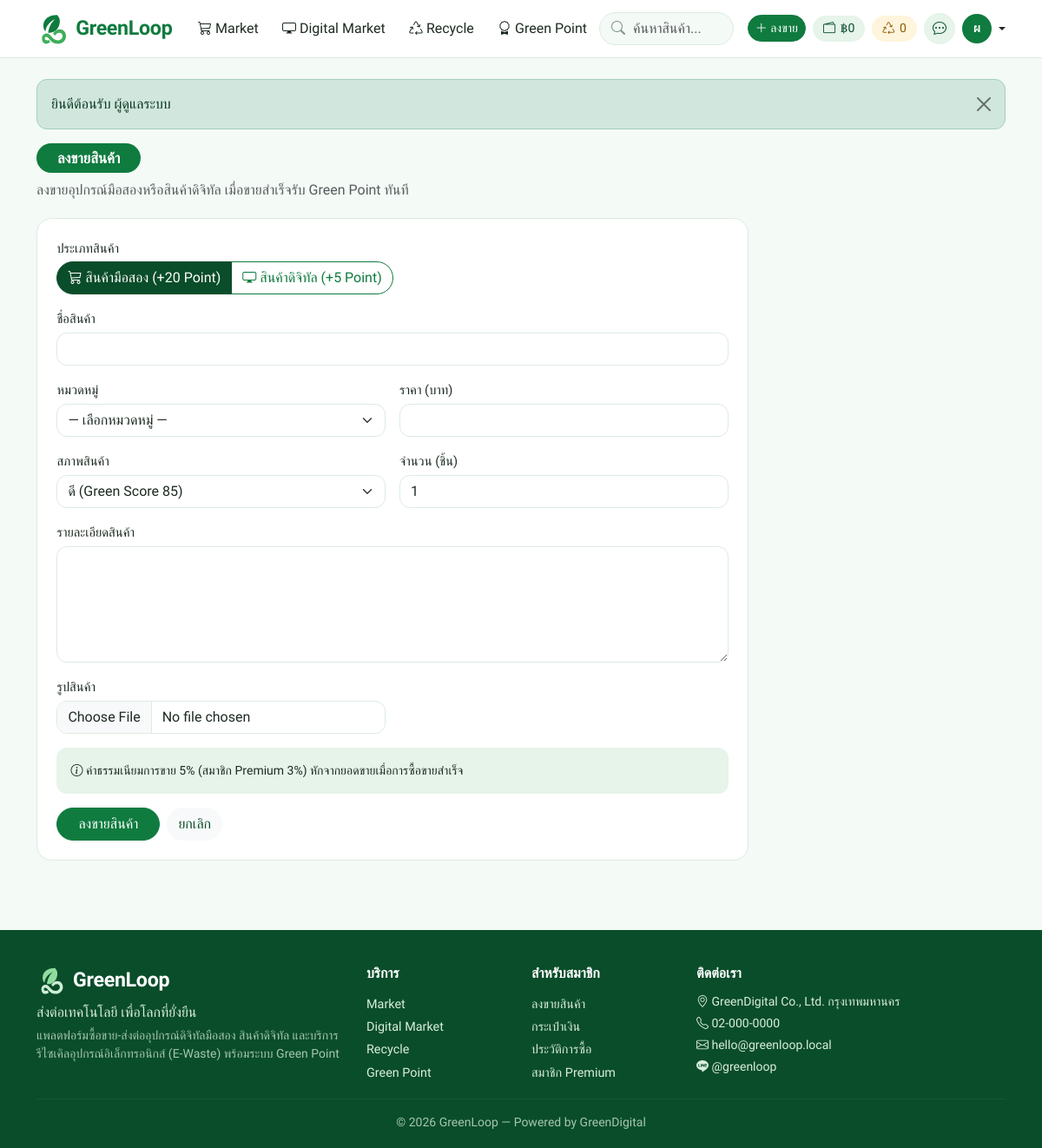
The app's page /sell.php (signed in) with its own data.
### tables this page shows
CREATE TABLE users (
  id INT AUTO_INCREMENT PRIMARY KEY,
  name VARCHAR(100) NOT NULL,
  email VARCHAR(150) NOT NULL UNIQUE,
  password_hash VARCHAR(255) NOT NULL,
  phone VARCHAR(30) NOT NULL DEFAULT '',
  address TEXT,
  avatar VARCHAR(255) DEFAULT NULL,
  role ENUM('user','admin') NOT NULL DEFAULT 'user',
  status ENUM('active','suspended') NOT NULL DEFAULT 'active',
  wallet_balance DECIMAL(12,2) NOT NULL DEFAULT 0,
  green_points INT NOT NULL DEFAULT 0,
  fee_waivers INT NOT NULL DEFAULT 0,
  premium_until DATETIME DEFAULT NULL,
  created_at DATETIME NOT NULL DEFAULT CURRENT_TIMESTAMP
);

CREATE TABLE categories (
  id INT AUTO_INCREMENT PRIMARY KEY,
  name VARCHAR(100) NOT NULL,
  type ENUM('market','digital') NOT NULL,
  icon VARCHAR(50) NOT NULL DEFAULT 'bi-box-seam'
);

### sell.php (the view, shortened to what this page needs)
<?php
require __DIR__ . '/includes/init.php';
$u = require_login();
$isAdmin = $u['role'] === 'admin';
$id = (int) get('id');
$p = $id ? row('SELECT * FROM products WHERE id = ?', [$id]) : null;
$done = $isAdmin && get('from') === 'admin' ? 'admin/products.php' : 'my-products.php';
$form = $p ?: ['type' => in_array(get('type'), ['market', 'digital'], true) ? get('type') : 'market', 'title' => '', 'category_id' => 0, 'price' => '', 'item_condition' => 'good', 'stock' => 1, 'description' => '', 'image' => null, 'file_name' => null];
$cats = rows('SELECT * FROM categories ORDER BY id');
$types = $p ? [$p['type']] : ['market', 'digital'];
$title = $p ? 'แก้ไขสินค้า' : 'ลงขายสินค้า';
require __DIR__ . '/includes/header.php';
echo page_header($title, $p ? '' : 'ลงขายอุปกรณ์มือสองหรือสินค้าดิจิทัล เมื่อขายสำเร็จรับ Green Point ทันที');
?>
<form class="panel" method="post" enctype="multipart/form-data" style="max-width: 820px">
  <?php if (!$p): ?>
  <div class="mb-3">
    <label class="form-label d-block">ประเภทสินค้า</label>
    <div class="btn-group" role="group">
      <label class="btn btn-outline-primary" for="t-market"><i class="bi bi-cart3"></i> สินค้ามือสอง (+<?= POINTS['sell_market'] ?> Point)</label>
      <label class="btn btn-outline-primary" for="t-digital"><i class="bi bi-display"></i> สินค้าดิจิทัล (+<?= POINTS['sell_digital'] ?> Point)</label>
    </div>
  </div>
  <?php endif; ?>
  <div class="row g-3">
    <div class="col-12"><label class="form-label" for="title">ชื่อสินค้า</label><input id="title" class="form-control" name="title" value="<?= e($form['title']) ?>" required maxlength="200"></div>
    <?php foreach ($types as $t): ?>
    <div class="col-md-6" data-for-type="<?= $t ?>"><label class="form-label" for="cat-<?= $t ?>">หมวดหมู่</label>
      <select id="cat-<?= $t ?>" class="form-select" name="category_id" required><option value="">— เลือกหมวดหมู่ —</option>
      </select></div>
    <?php endforeach; ?>
    <div class="col-md-6"><label class="form-label" for="price">ราคา (บาท)</label><input id="price" class="form-control" type="number" name="price" min="1" max="9999999" step="0.01" value="<?= e($form['price']) ?>" required></div>
    <?php if (in_array('market', $types, true)): ?>
    <div class="col-md-6" data-for-type="market"><label class="form-label" for="cond">สภาพสินค้า</label>
      <select id="cond" class="form-select" name="item_condition">
        <?php foreach (CONDITIONS as $k => $c): ?><option value="<?= $k ?>" <?= $form['item_condition'] === $k ? 'selected' : '' ?>><?= $c[0] ?> (Green Score <?= $c[1] ?>)</option><?php endforeach; ?>
      </select></div>
    <div class="col-md-6" data-for-type="market"><label class="form-label" for="stock">จำนวน (ชิ้น)</label><input id="stock" class="form-control" type="number" name="stock" min="<?= $p ? 0 : 1 ?>" max="999" value="<?= (int) $form['stock'] ?>"></div>
    <?php endif; ?>
    <div class="col-12"><label class="form-label" for="description">รายละเอียดสินค้า</label><textarea id="description" class="form-control" name="description" rows="5" maxlength="5000"><?= e($form['description']) ?></textarea></div>
    <div class="col-md-6"><label class="form-label" for="image">รูปสินค้า<?= $p ? ' (เว้นว่างหากไม่เปลี่ยน)' : '' ?></label>
      <input id="image" class="form-control" type="file" name="image" accept="image/*" data-preview="#preview">
      <img id="preview" class="mt-2 rounded <?= $form['image'] ? '' : 'd-none' ?>" style="max-height:140px" src="<?= $form['image'] ? e(url($form['image'])) : '' ?>" alt="ตัวอย่างรูปสินค้า"></div>
  </div>
  <div class="alert bg-mint border-0 small mt-3 mb-0"><i class="bi bi-info-circle"></i> ค่าธรรมเนียมการขาย <?= e(setting('commission_rate', 5)) ?>% (สมาชิก Premium <?= e(setting('premium_commission_rate', 3)) ?>%) หักจากยอดขายเมื่อการซื้อขายสำเร็จ</div>
  <div class="mt-3 d-flex gap-2">
    <button class="btn btn-primary px-4"><?= $p ? 'บันทึก' : 'ลงขายสินค้า' ?></button>
    <a class="btn btn-light" href="<?= e(url($done)) ?>">ยกเลิก</a>
  </div>
</form>
<?php require __DIR__ . '/includes/footer.php'; ?>

### includes/header.php (shortened to what this page needs)
<?php
$u = user();
$site = setting('site_name', 'GreenLoop');
$unread = $u ? (int) val('SELECT COUNT(*) FROM messages WHERE receiver_id = ? AND is_read = 0', [$u['id']]) : 0;
$self = basename($_SERVER['SCRIPT_NAME']);
$navType = $self === 'products.php' ? get('type') : '';
?>
<!doctype html>
<html lang="th">
<head>
<link href="https://cdn.jsdelivr.net/npm/bootstrap@5.3.3/dist/css/bootstrap.min.css" rel="stylesheet">
<link href="https://cdn.jsdelivr.net/npm/bootstrap-icons@1.11.3/font/bootstrap-icons.min.css" rel="stylesheet">
<link href="<?= e(url('assets/css/style.css')) ?>?v=1" rel="stylesheet">
</head>
<body>
<nav class="navbar navbar-expand-lg sticky-top gl-nav">
  <div class="container">
    <a class="navbar-brand" href="<?= e(url('index.php')) ?>"><?= logo_html() ?></a>
    <div class="collapse navbar-collapse" id="nav">
      <ul class="navbar-nav me-auto">
        <li class="nav-item"><a class="nav-link <?= $navType === 'market' ? 'active' : '' ?>" href="<?= e(url('products.php?type=market')) ?>"><i class="bi bi-cart3"></i> Market</a></li>
        <li class="nav-item"><a class="nav-link <?= $navType === 'digital' ? 'active' : '' ?>" href="<?= e(url('products.php?type=digital')) ?>"><i class="bi bi-display"></i> Digital Market</a></li>
        <li class="nav-item"><a class="nav-link <?= $self === 'recycle.php' ? 'active' : '' ?>" href="<?= e(url('recycle.php')) ?>"><i class="bi bi-recycle"></i> Recycle</a></li>
        <li class="nav-item"><a class="nav-link <?= $self === 'points.php' ? 'active' : '' ?>" href="<?= e(url('points.php')) ?>"><i class="bi bi-award"></i> Green Point</a></li>
      </ul>
      <form class="nav-search me-lg-3 my-2 my-lg-0" action="<?= e(url('products.php')) ?>" method="get" role="search">
        <i class="bi bi-search"></i>
        <input type="search" name="q" class="form-control" placeholder="ค้นหาสินค้า..." value="<?= $self === 'products.php' ? e(get('q')) : '' ?>" aria-label="ค้นหาสินค้า">
      </form>
      <div class="d-flex align-items-center gap-2 flex-wrap">
      <?php if ($u): ?>
        <a class="btn btn-primary btn-sm" href="<?= e(url('sell.php')) ?>"><i class="bi bi-plus-lg"></i> ลงขาย</a>
        <a class="chip" href="<?= e(url('wallet.php')) ?>" title="กระเป๋าเงิน"><i class="bi bi-wallet2"></i> <?= baht($u['wallet_balance']) ?></a>
        <a class="chip chip-point" href="<?= e(url('points.php')) ?>" title="Green Point"><i class="bi bi-recycle"></i> <?= number_format($u['green_points']) ?></a>
        <a class="icon-btn" href="<?= e(url('chat.php')) ?>" title="แชท"><i class="bi bi-chat-dots"></i><?php if ($unread): ?><span class="dot"><?= $unread ?></span><?php endif; ?></a>
        <div class="dropdown">
          <a class="d-flex align-items-center gap-1 text-decoration-none dropdown-toggle text-dark" href="#" data-bs-toggle="dropdown"><?= avatar_html($u, 34) ?></a>
        </div>
      <?php else: ?>
        <a class="btn btn-outline-primary btn-sm" href="<?= e(url('login.php')) ?>">เข้าสู่ระบบ</a>
        <a class="btn btn-primary btn-sm" href="<?= e(url('register.php')) ?>">สมัครสมาชิก</a>
      <?php endif; ?>
      </div>
    </div>
  </div>
</nav>
<main class="<?= isset($mainClass) ? e($mainClass) : 'container py-4' ?>">
<?php if (!empty($_SESSION['flash'])): ?>
  <div class="<?= isset($mainClass) ? 'container pt-3' : '' ?>">
  <?php foreach ($_SESSION['flash'] as $f): ?>
    <div class="alert alert-<?= e($f[0]) ?> alert-dismissible fade show" role="alert"><?= e($f[1]) ?><button type="button" class="btn-close" data-bs-dismiss="alert" aria-label="ปิด"></button></div>
  <?php endforeach; unset($_SESSION['flash']); ?>
  </div>
<?php endif; ?>

### includes/init.php (shortened to what this page needs)
<?php
function db()
{
    static $pdo = null;
    if ($pdo === null) {
        $c = require ROOT_PATH . '/config.php';
        try {
            $pdo = new PDO(
                "mysql:host={$c['db_host']};port={$c['db_port']};dbname={$c['db_name']};charset=utf8mb4",
                $c['db_user'],
                $c['db_pass'],
                [
                    PDO::ATTR_ERRMODE => PDO::ERRMODE_EXCEPTION,
                    PDO::ATTR_DEFAULT_FETCH_MODE => PDO::FETCH_ASSOC,
                    PDO::ATTR_EMULATE_PREPARES => false,
                ]
            );
            $pdo->exec("SET time_zone = '+07:00'");
        } catch (PDOException $ex) {
            http_response_code(500);
            exit('<h3>เชื่อมต่อฐานข้อมูลไม่ได้</h3><p>กรุณานำเข้าไฟล์ <code>database.sql</code> และตรวจสอบการตั้งค่าใน <code>config.php</code></p>');
        }
    }
    return $pdo;
}
function q($sql, $params = [])
{
    $st = db()->prepare($sql);
    $st->execute($params);
    return $st;
}
function row($sql, $params = [])
{
    $r = q($sql, $params)->fetch();
    return $r ?: null;
}
function rows($sql, $params = [])
{
    return q($sql, $params)->fetchAll();
}
function e($s)
{
    return htmlspecialchars((string) $s, ENT_QUOTES, 'UTF-8');
}
function url($path = '')
{
    return BASE_URL . '/' . ltrim($path, '/');
}
function get($key, $default = '')
{
    return isset($_GET[$key]) && is_string($_GET[$key]) ? trim($_GET[$key]) : $default;
}
function baht($n)
{
    $n = (float) $n;
    return '฿' . number_format($n, floor($n) == $n ? 0 : 2);
}
function setting($name, $default = '')
{
    static $all = null;
    if ($all === null) {
        $all = [];
        foreach (rows('SELECT name, value FROM settings') as $r) {
            $all[$r['name']] = $r['value'];
        }
    }
    return isset($all[$name]) && $all[$name] !== '' ? $all[$name] : $default;
}
function user()
{
    static $u = false;
    if ($u === false) {
        $u = empty($_SESSION['uid']) ? null : row('SELECT * FROM users WHERE id = ?', [$_SESSION['uid']]);
    }
    return $u;
}
function require_login()
{
    if (!user()) {
        $_SESSION['after_login'] = $_SERVER['REQUEST_URI'];
        flash('กรุณาเข้าสู่ระบบก่อนใช้งาน', 'warning');
        redirect('login.php');
    }
    return user();
}
function avatar_html($u, $size = 36)
{
    return '<span class="avatar avatar-text" style="width:' . $size . 'px;height:' . $size . 'px;font-size:' . round($size * .42) . 'px">' . e(mb_substr($u['name'], 0, 1)) . '</span>';
}
function page_header($title, $subtitle = '')
{
    return '<div class="page-head"><h1 class="pill-title">' . e($title) . '</h1>' . ($subtitle ? '<p class="text-muted mb-0 mt-2">' . e($subtitle) . '</p>' : '') . '</div>';
}
function logo_html($height = 38)
{
    return '<svg class="logo-mark" width="' . $height . '" height="' . $height . '" viewBox="0 0 48 48" aria-hidden="true"><path d="M30 4C18 4 10 10 10 20c0 3 1 6 3 8 1-8 6-14 14-18-5 5-9 11-10 20 9 1 17-6 17-17 0-3-1-6-4-9z" fill="#0f7b3f"/><path d="M8 38c0-4 3-7 7-7 6 0 8 10 16 10 4 0 7-3 7-6s-2-5-5-5c-2 0-4 1-6 4l-3-3c3-4 6-6 10-6 5 0 9 4 9 10s-5 11-12 11C20 46 19 36 14 36c-1 0-2 1-2 2s1 3 3 3c1 0 2 0 3-1l2 4c-2 1-4 2-6 2-4 0-6-4-6-8z" fill="#3fae5a"/></svg>'
        . '<span class="logo-text">' . e(setting('site_name', 'GreenLoop')) . '</span>';
}

### assets/css/style.css (style rules this page uses)
:root { --gl-900: #0a4d2a; --gl-700: #0f7b3f; --gl-600: #17914c; --gl-500: #3fae5a; --gl-200: #cfe9d6; --gl-100: #e6f4ea; --gl-50: #f4faf6; --gl-gold: #e59a12; --gl-ink: #1d2b22; --gl-line: #dcebe1; --bs-primary: #0f7b3f; --bs-primary-rgb: 15, 123, 63; --bs-success: #17914c; --bs-success-rgb: 23, 145, 76; --bs-link-color: #0f7b3f; --bs-link-color-rgb: 15, 123, 63; --bs-link-hover-color: #0a4d2a; --bs-link-hover-color-rgb: 10, 77, 42; --bs-body-font-family: 'Prompt', 'Segoe UI', Tahoma, sans-serif; --bs-body-color: #1d2b22; --bs-border-radius: .75rem; }
body { background: var(--gl-50); min-height: 100vh; display: flex; flex-direction: column; }
main { flex: 1; }
a { text-decoration: none; }
h1, h2, h3, h4, h5, h6 { font-weight: 600; }
.btn { border-radius: 999px; font-weight: 500; }
.btn-primary { --bs-btn-bg: var(--gl-700); --bs-btn-border-color: var(--gl-700); --bs-btn-hover-bg: #0c6a36; --bs-btn-hover-border-color: #0c6a36; --bs-btn-active-bg: var(--gl-900); --bs-btn-active-border-color: var(--gl-900); --bs-btn-disabled-bg: var(--gl-700); --bs-btn-disabled-border-color: var(--gl-700); }
.btn-outline-primary { --bs-btn-color: var(--gl-700); --bs-btn-border-color: var(--gl-700); --bs-btn-hover-bg: var(--gl-700); --bs-btn-hover-border-color: var(--gl-700); --bs-btn-active-bg: var(--gl-900); --bs-btn-active-border-color: var(--gl-900); }
.btn-light { --bs-btn-color: var(--gl-900); }
.form-control, .form-select { border-color: var(--gl-line); }
.form-label { font-weight: 500; font-size: .92rem; margin-bottom: .3rem; }
.bg-mint { background: var(--gl-100) !important; }
.gl-nav { background: rgba(255, 255, 255, .96); backdrop-filter: blur(8px); border-bottom: 1px solid var(--gl-line); padding: .55rem 0; }
.navbar-brand { display: flex; align-items: center; gap: .45rem; }
.logo-text { font-weight: 700; font-size: 1.45rem; color: var(--gl-700); letter-spacing: -.3px; }
.gl-nav .nav-link { color: var(--gl-ink); font-weight: 500; border-radius: 999px; padding: .4rem .85rem !important; white-space: nowrap; }
.nav-search { position: relative; flex: 1; max-width: 300px; min-width: 150px; }
.nav-search .bi { position: absolute; left: .9rem; top: 50%; transform: translateY(-50%); color: #7c9485; }
.nav-search .form-control { border-radius: 999px; padding-left: 2.4rem; background: var(--gl-50); }
.chip { display: inline-flex; align-items: center; gap: .35rem; background: var(--gl-100); color: var(--gl-900); border-radius: 999px; padding: .28rem .75rem; font-size: .88rem; font-weight: 500; white-space: nowrap; }
.chip-point { background: #fff4dc; color: #8a5a00; }
.icon-btn { position: relative; width: 36px; height: 36px; display: inline-flex; align-items: center; justify-content: center; border-radius: 50%; background: var(--gl-100); color: var(--gl-900); }
.avatar { border-radius: 50%; object-fit: cover; flex-shrink: 0; }
.avatar-text { display: inline-flex; align-items: center; justify-content: center; background: var(--gl-700); color: #fff; font-weight: 600; }
.pill-title { display: inline-block; background: var(--gl-700); color: #fff; font-size: 1.05rem; font-weight: 600; border-radius: 999px; padding: .45rem 1.5rem; margin: 0; }
.page-head { margin-bottom: 1.25rem; }
.panel { background: #fff; border: 1px solid var(--gl-line); border-radius: 1.1rem; padding: 1.4rem; }
.gl-footer .logo-text { color: #fff; }

### records on screen
users: wallet_balance "฿0", green_points "0", name "ผ"
categories: stock "1"

### other values on screen
setting('site_name', 'GreenLoop') "GreenLoop GreenLoop"
$f[1] "ยินดีต้อนรับ ผู้ดูแลระบบ"
$title "ลงขายสินค้า"
$subtitle "ลงขายอุปกรณ์มือสองหรือสินค้าดิจิทัล เมื่อขายสำเร็จรับ Green Point ทันที"
POINTS['sell_market'] "20"
POINTS['sell_digital'] "5"
setting('commission_rate', 5) "5"
setting('premium_commission_rate', 3) "3"
setting('tagline') "ส่งต่อเทคโนโลยี เพื่อโลกที่ยั่งยืน"
setting('contact_address', '-') "GreenDigital Co., Ltd. กรุงเทพมหานคร"
setting('contact_phone', '-') "02-000-0000"
setting('contact_email', '-') "hello@greenloop.local"
setting('contact_line', '-') "@greenloop"
setting('footer_text', 'GreenLoop') "GreenLoop — Powered by GreenDigital"
form field item_condition "ดี (Green Score 85)"
